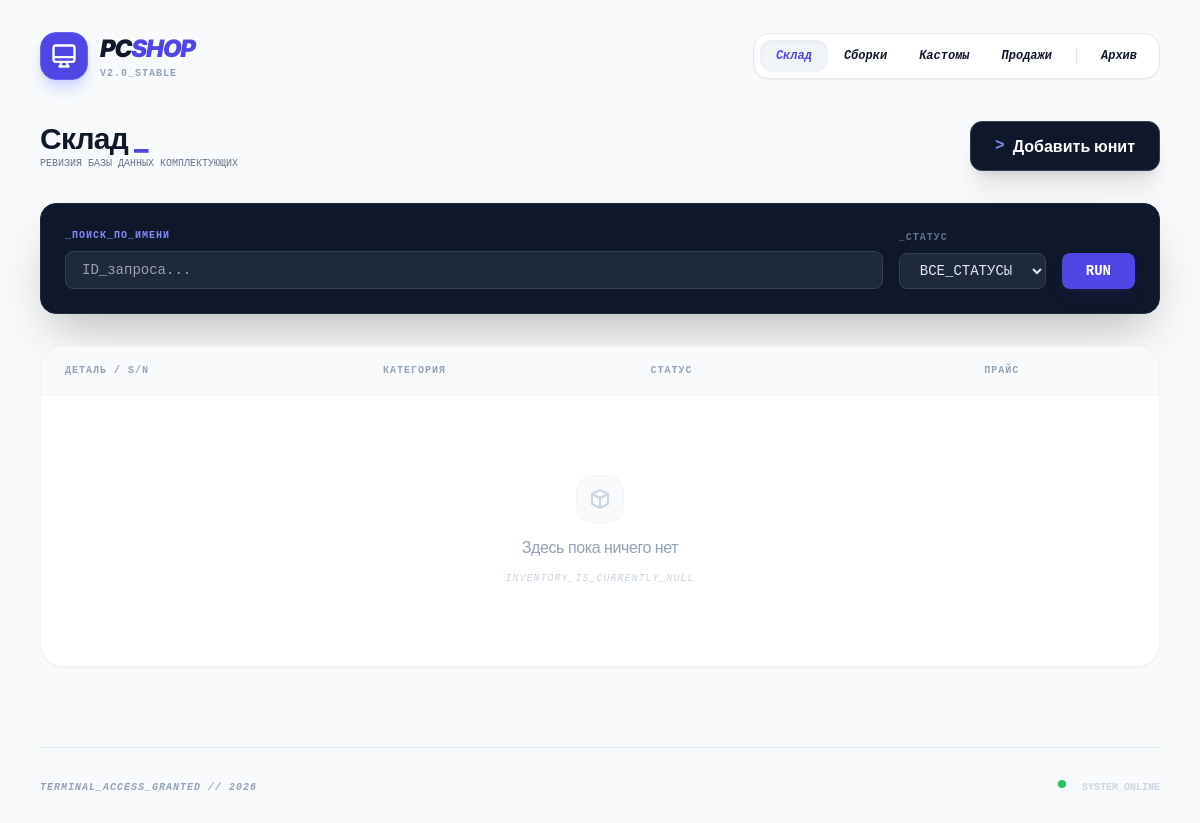
Before: / with the older database file.
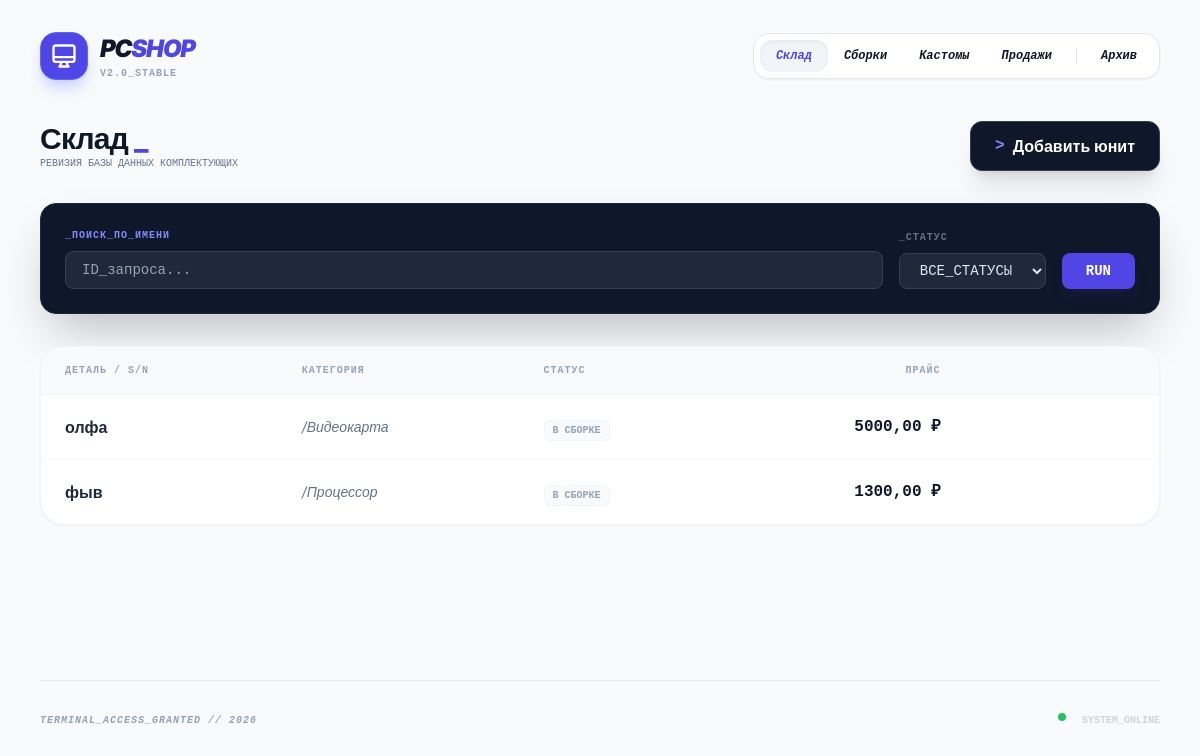
After: the same page with the newer database file.
### tracker/models.py (models this page shows, shortened)
class InventoryItem(models.Model):
    category = models.CharField(max_length=50, choices=Category.choices, default=Category.OTHER)
    name = models.CharField(max_length=200)
    purchase_price = models.DecimalField(max_digits=10, decimal_places=2)
    status = models.CharField(max_length=20, choices=ItemStatus.choices, default=ItemStatus.IN_STOCK)
    serial_number = models.CharField(max_length=100, blank=True, null=True)
    notes = models.TextField(blank=True, null=True)
    photo = models.ImageField(upload_to="items/", blank=True, null=True)
    created_at = models.DateTimeField(auto_now_add=True)

### tracker/views.py (the view)
# urls.py: path("", views.InventoryListView.as_view(), name="inventory_list"),
class InventoryListView(ListView):
    model = InventoryItem
    template_name = "tracker/inventory_list.html"
    context_object_name = "items"
    def get_queryset(self):
        qs = InventoryItem.objects.exclude(status__in=[ItemStatus.SOLD, ItemStatus.WRITTEN_OFF]).order_by("-created_at")
        q = self.request.GET.get("q")
        if q:
            qs = qs.filter(Q(name__icontains=q) | Q(serial_number__icontains=q))
        status = self.request.GET.get("status")
        if status:
            qs = qs.filter(status=status)
        return qs

### tracker/templates/tracker/inventory_list.html (shortened to what the changed rows need)
{% extends "base.html" %}
{% block content %}
<div class="flex flex-col md:flex-row md:items-center justify-between gap-4 mb-8">
  <div>
    <h1 class="text-3xl font-extrabold text-slate-900 tracking-tight">Склад <span class="text-indigo-600">_</span></h1>
  </div>
</div>
<div class="bg-white rounded-3xl border border-slate-100 shadow-sm overflow-hidden">
  <table class="w-full text-left">
    <thead class="bg-slate-50 border-b border-slate-100">
      <tr>
        <th class="px-6 py-4 text-[10px] font-bold text-slate-400 uppercase tracking-widest font-mono">Деталь / S/N</th>
        <th class="px-6 py-4 text-[10px] font-bold text-slate-400 uppercase tracking-widest font-mono">Категория</th>
        <th class="px-6 py-4 text-[10px] font-bold text-slate-400 uppercase tracking-widest font-mono">Статус</th>
        <th class="px-6 py-4 text-[10px] font-bold text-slate-400 uppercase tracking-widest font-mono text-right">Прайс</th>
        <th class="px-6 py-4"></th>
      </tr>
    </thead>
    <tbody class="divide-y divide-slate-50">
      {% for it in items %}
        <tr class="hover:bg-slate-50 transition-colors group">
          <td class="px-6 py-5">
            <div class="font-bold text-slate-800">{{ it.name }}</div>
          </td>
          <td class="px-6 py-5 italic text-slate-500 text-sm">/{{ it.get_category_display }}</td>
          <td class="px-6 py-5">
            <span class="px-2 py-1 rounded-md text-[10px] font-bold uppercase border font-mono
              {% if it.status == 'in_stock' %}bg-green-50 text-green-600 border-green-100{% else %}bg-slate-50 text-slate-400 border-slate-100{% endif %}">
              {{ it.get_status_display }}
            </span>
          </td>
          <td class="px-6 py-5 text-right font-mono font-bold text-slate-900">{{ it.purchase_price }} ₽</td>
        </tr>
      {% empty %}
        <tr>
          <td class="p-20 text-center" colspan="5">
            <div class="flex flex-col items-center justify-center space-y-3">
              <div class="w-12 h-12 bg-slate-50 rounded-2xl flex items-center justify-center border border-slate-100">
                <svg class="w-6 h-6 text-slate-300" fill="none" stroke="currentColor" viewBox="0 0 24 24">
                  <path stroke-linecap="round" stroke-linejoin="round" stroke-width="2" d="M20 7l-8-4-8 4m16 0l-8 4m8-4v10l-8 4m0-10L4 7m8 4v10M4 7v10l8 4" />
                </svg>
              </div>
              <p class="text-slate-400 font-medium tracking-tight">Здесь пока ничего нет</p>
              <p class="text-[10px] text-slate-300 font-mono uppercase tracking-widest italic tracking-tighter">Inventory_is_currently_null</p>
            </div>
          </td>
        </tr>
      {% endfor %}
    </tbody>
  </table>
</div>
{% endblock %}

Changed rows visible on the page:
now on this page (row edited): InventoryItem: name "олфа", category "Видеокарта", status "В СБОРКЕ", purchase_price "5000,00"
now on this page (row edited): InventoryItem: name "фыв", category "Процессор", status "В СБОРКЕ", purchase_price "1300,00"
Other visible differences:
text no longer shown: "Здесь пока ничего нет INVENTORY_IS_CURRENTLY_NULL"
